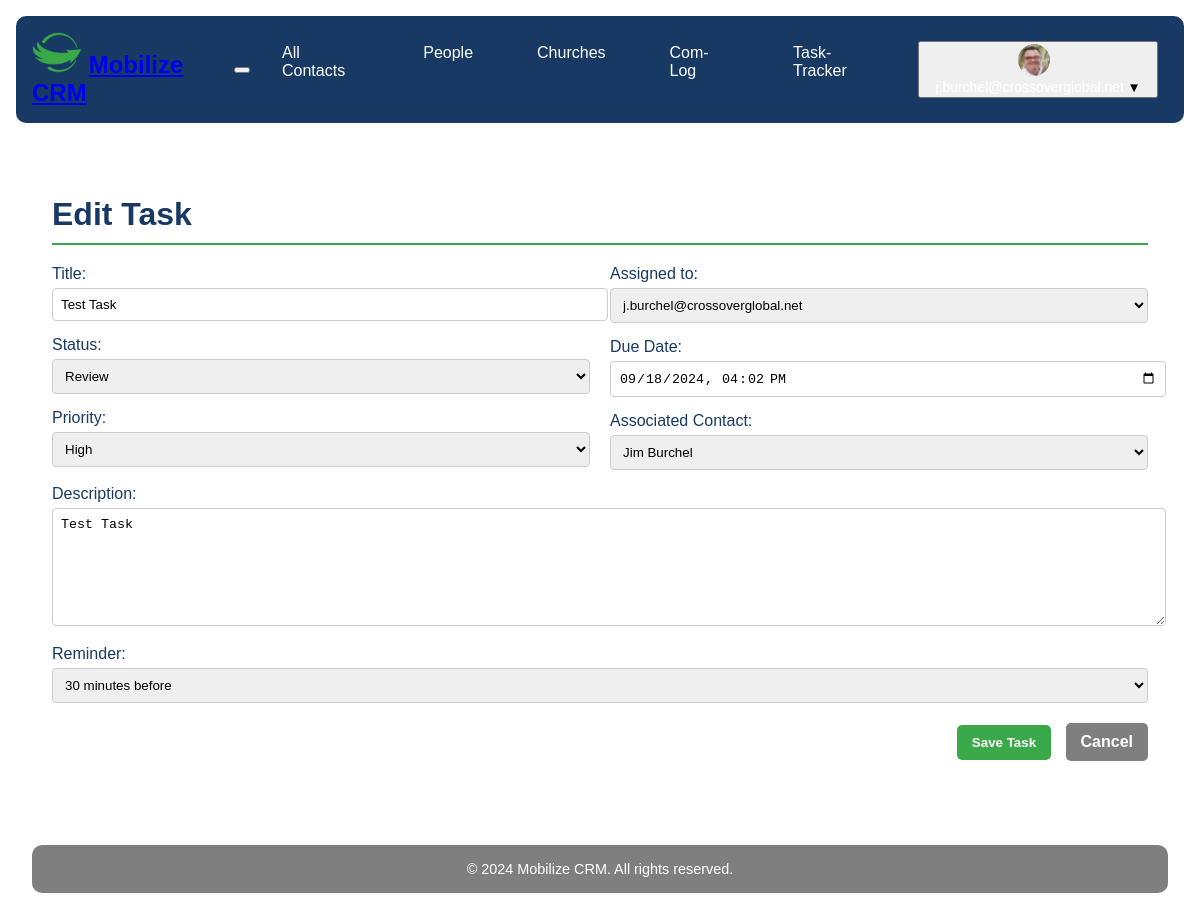
Page /task-tracker/13/update/ (signed in) on the committed database.
### userprofile/models.py (models this page shows, shortened)
class CustomUser(AbstractUser):
    profile_image = models.ImageField(upload_to='profile_images/', null=True, blank=True)
    profile_thumbnail = models.ImageField(upload_to='profile_thumbnails/', null=True, blank=True)
    email_signature = models.TextField(blank=True, null=True)

### task_tracker/models.py (models this page shows, shortened)
class Task(models.Model):
    STATUS_CHOICES = [
        ('todo', 'To Do'),
        ('in progress', 'In Progress'),
        ('review', 'Review'),
        ('done', 'Done'),
    ]
    PRIORITY_CHOICES = [
        ('low', 'Low'),
        ('medium', 'Medium'),
        ('high', 'High'),
        ('urgent', 'Urgent'),
    ]
    REMINDER_CHOICES = [
        ('15_min', '15 minutes before'),
        ('30_min', '30 minutes before'),
        ('1_hour', '1 hour before'),
        ('2_hours', '2 hours before'),
        ('1_day', '1 day before'),
        ('1_week', '1 week before'),
        ('custom', 'Custom'),
    ]
    title = models.CharField(max_length=200)
    description = models.TextField(blank=True)
    status = models.CharField(max_length=20, choices=STATUS_CHOICES, default='todo')
    priority = models.CharField(max_length=20, choices=PRIORITY_CHOICES, default='medium')
    assigned_to = models.ForeignKey(User, on_delete=models.SET_NULL, null=True, blank=True, related_name='assigned_tasks')
    created_by = models.ForeignKey(User, on_delete=models.CASCADE, related_name='created_tasks')
    created_at = models.DateTimeField(auto_now_add=True)
    updated_at = models.DateTimeField(auto_now=True)
    due_date = models.DateTimeField(default=timezone.now, null=True, blank=True)
    contact = models.ForeignKey(Contact, on_delete=models.SET_NULL, null=True, blank=True, related_name='tasks')
    google_calendar_event_id = models.CharField(max_length=255, blank=True, null=True)
    reminder = models.CharField(max_length=20, choices=REMINDER_CHOICES, default='30_min')
    custom_reminder = models.IntegerField(null=True, blank=True, help_text="Custom reminder time in minutes")
    class Meta:
        ordering = ['-created_at']

### task_tracker/views.py (the view, shortened to what this page needs)
# urls.py: path('<int:pk>/update/', views.TaskUpdateView.as_view(), name='task_update'),
@method_decorator(login_required, name='dispatch')
class TaskUpdateView(UpdateView):
    model = Task
    form_class = TaskForm
    template_name = 'task_tracker/task_form.html'
    success_url = reverse_lazy('task_tracker:task_list')

### contacts/models.py (called while the page is built)
    def __str__(self):
        if hasattr(self, 'church'):
            return self.church_name
        elif hasattr(self, 'people'):
            return f"{self.first_name} {self.last_name}"
        else:
            return self.email

### task_tracker/templates/task_tracker/task_form.html (shortened to what this page needs)
{% extends 'core/base.html' %}
{% load static %}
{% block extra_css %}
<link rel="stylesheet" href="{% static 'css/task_form.css' %}">
{% endblock %}
{% block content %}
<div class="container task-form-container">
    <h1 class="page-title">{% if form.instance.pk %}Edit{% else %}Create{% endif %} Task</h1>
    <div class="content-divider"></div>
    <form method="post">
        <div class="form-grid">
            <div class="form-column">
                <div class="form-group">
                    <label for="{{ form.title.id_for_label }}">Title:</label>
                    {{ form.title }}
                </div>
                <div class="form-group">
                    <label for="{{ form.status.id_for_label }}">Status:</label>
                    {{ form.status }}
                </div>
                <div class="form-group">
                    <label for="{{ form.priority.id_for_label }}">Priority:</label>
                    {{ form.priority }}
                </div>
            </div>
            <div class="form-column">
                <div class="form-group">
                    <label for="{{ form.assigned_to.id_for_label }}">Assigned to:</label>
                    {{ form.assigned_to }}
                </div>
                <div class="form-group">
                    <label for="{{ form.due_date.id_for_label }}">Due Date:</label>
                    {{ form.due_date }}
                </div>
                <div class="form-group">
                    <label for="{{ form.contact.id_for_label }}">Associated Contact:</label>
                    {{ form.contact }}
                </div>
            </div>
        </div>
        <div class="form-group full-width">
            <label for="{{ form.description.id_for_label }}">Description:</label>
            {{ form.description }}
        </div>
        <div class="form-group">
            <label for="{{ form.reminder.id_for_label }}">Reminder:</label>
            {{ form.reminder }}
        </div>
        <div class="form-actions">
            <button type="submit" class="btn btn-primary">Save Task</button>
            <a href="{% url 'task_tracker:task_list' %}" class="btn btn-secondary">Cancel</a>
        </div>
    </form>
</div>
{% endblock %}

### core/templates/core/partials/nav.html (shortened to what this page needs)
{% load static %}
<nav class="navbar">
    <div class="navbar-brand">
        <img src="{% static 'images/cg_logo.png' %}" alt="Logo" class="navbar-logo">
        <a href="/" class="navbar-title">Mobilize CRM</a>
    </div>
    <button id="navbar-toggle" class="navbar-toggle">
    </button>
    <div id="navbar-menu" class="navbar-menu">
        <a href="{% url 'contacts:contact_list' %}" class="navbar-item {% if request.resolver_match.url_name == 'all_contacts' %}active{% endif %}">All Contacts</a>
        <a href="{% url 'contacts:people_list' %}" class="navbar-item {% if request.resolver_match.url_name == 'people_list' %}active{% endif %}">People</a>
        <a href="{% url 'contacts:church_list' %}" class="navbar-item {% if request.resolver_match.url_name == 'church_list' %}active{% endif %}">Churches</a>
        <a href="{% url 'com_log:list' %}" class="navbar-item {% if request.resolver_match.url_name == 'com_log' %}active{% endif %}">Com-Log</a>
        <a href="{% url 'task_tracker:task_list' %}" class="navbar-item {% if request.resolver_match.url_name == 'task_tracker' %}active{% endif %}">Task-Tracker</a>
        {% if user.is_authenticated %}
        <div class="user-menu">
            <button id="user-menu-toggle" class="user-menu-button">
                {% if user.profile_thumbnail %}
                    <img src="{{ user.profile_thumbnail.url }}" alt="{{ user.username }}" class="user-avatar">
                {% else %}
                    <img src="{% static 'images/default_thumbnail.png' %}" alt="{{ user.username }}" class="user-avatar">
                {% endif %}
                <span class="user-menu-text">{{ user.username }}</span>
                <span class="dropdown-arrow">▼</span>
            </button>
        </div>
        {% else %}
        <a href="{% url 'userprofile:login' %}" class="navbar-item {% if request.resolver_match.url_name == 'login' %}active{% endif %}">Login</a>
        {% endif %}
    </div>
</nav>

### static/css/task_form.css (style rules this page uses)
:root { --primary-blue: #183963; --primary-green: #39A949; --primary-gray: #7F7F7F; --primary-white: #FFFFFF; }
.container { max-width: 1200px; margin: 0 auto; padding: 20px; }
.page-title { color: var(--primary-blue); margin-bottom: 10px; }
.content-divider { height: 2px; background-color: var(--primary-green); margin-bottom: 20px; }
.form-grid { display: grid; grid-template-columns: 1fr 1fr; gap: 20px; }
.form-group { margin-bottom: 15px; }
.form-group label { display: block; margin-bottom: 5px; color: var(--primary-blue); }
.form-group input, .form-group select, .form-group textarea { width: 100%; padding: 8px; border: 1px solid #ccc; border-radius: 4px; }
.form-group textarea { height: 100px; }
.full-width { grid-column: 1 / -1; }
.form-actions { margin-top: 20px; text-align: right; }
.btn { display: inline-block; padding: 10px 15px; margin-left: 10px; border-radius: 5px; text-decoration: none; font-weight: bold; transition: background-color 0.3s; }
.btn-primary { background-color: var(--primary-green); color: var(--primary-white); border: none; cursor: pointer; }
.btn-secondary { background-color: var(--primary-gray); color: var(--primary-white); }

### staticfiles/css/main.css (style rules this page uses)
:root { --primary-blue: #183963; --primary-green: #39A949; --primary-gray: #7F7F7F; --primary-white: #FFFFFF; }
body { margin: 0; font-family: Arial, sans-serif; color: var(--primary-blue); background-color: var(--primary-white); }
.navbar { background-color: var(--primary-blue); padding: 1rem; display: flex; justify-content: space-between; align-items: center; margin: 1rem; border-radius: 10px; margin-bottom: auto !important; }
.navbar-brand { color: var(--primary-white); text-decoration: none; font-size: 1.5rem; font-weight: bold; }
.navbar-menu { display: flex; border-radius: 10px; }
.navbar-item { color: var(--primary-white); text-decoration: none; padding: 0.5rem 1rem; margin: 0 1rem; transition: background-color 0.3s; background-color: var(--primary-blue); border-radius: 10px !important; }
.user-menu { position: relative; display: flex; align-items: center; cursor: pointer; padding: 5px 10px; border-radius: 15px; transition: background-color 0.3s ease; }
.user-avatar { width: 32px; height: 32px; border-radius: 50%; object-fit: cover; margin-right: 8px; }
.user-menu-text { color: var(--primary-white); font-size: 14px; }

### rows in the picture
CustomUser: profile_thumbnail (picture)
Task: title "Test Task", status "Review", priority "High", assigned_to "j.burchel@crossoverglobal.net", due_date "09/18/2024 16:02", contact "Jim Burchel", description "Test Task", reminder "30 minutes before"
